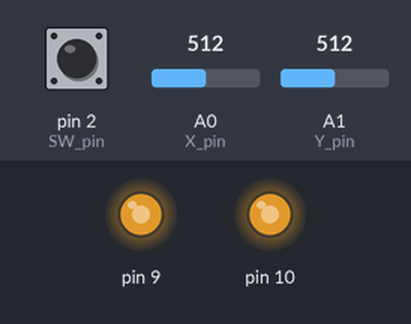
This sketch was run on a simulated Arduino Uno, built with avr-gcc and run on an emulated ATmega328P. Parts: output pins drawn as LEDs (lit = HIGH). Inputs (shaded band) come from the test bench; at power-on: A1 (Y_pin) = 512, pin 2 (SW_pin) HIGH, A0 (X_pin) = 512. What the sketch prints to the serial monitor is not drawn.

Above: at 1.2 s.
1.3 s: A1 (Y_pin) set to 716
At 2.5 s:
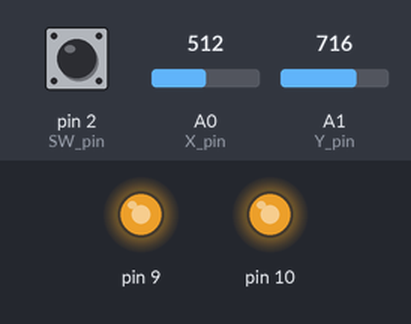
2.8 s: A1 (Y_pin) set to 0
At 3.8 s:
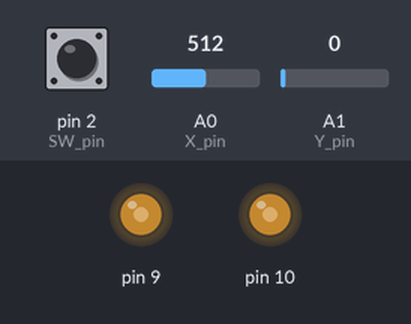
Timing chart, 0 to 5.8 s (numbered marks = the images above; inputs shaded):
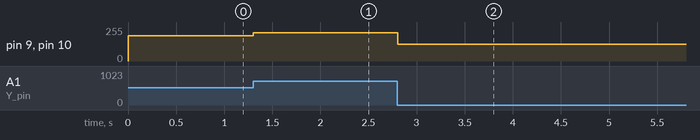

The sketch:

justjoystick.ino
```cpp
 // Arduino pin numbers
const int SW_pin = 2; // digital pin connected to switch output
const int X_pin = 0; // analog pin connected to X output
const int Y_pin = 1; // analog pin connected to Y output

void setup() {
  pinMode(SW_pin, INPUT);
  digitalWrite(SW_pin, HIGH);
  Serial.begin(115200);
}

void loop() {
  Serial.print("Switch:  ");
  Serial.print(digitalRead(SW_pin));
  Serial.print("\n");
  Serial.print("X-axis: ");
  Serial.print(analogRead(X_pin));
  Serial.print("\n");
  Serial.print("Y-axis: ");
  Serial.println(analogRead(Y_pin));
  Serial.print("\n\n");

 int potXValue = analogRead(A1); // Read potentiometer value
  //int potYValue = analogRead(A1);
 int pwmXOutput = map(potXValue, 0, 1023, 0 , 100); // Map the potentiometer value from jydrt

 //analogWrite(5, pwmXOutput); // Send PWM signal to L298N Enable pin
 //analogWrite(6, 100 - pwmXOutput); // Send PWM signal to L298N Enable pin

 int power =  map(pwmXOutput, 0, 100, 124, 253); //Divide motor power by range of expected input (in this case it is [-100, 100])
  //Serial.println(power);
  analogWrite(9, power);
  analogWrite(10, power);

}
```

Measured:
- after the input at 1.3 s, pin 9, pin 10: 188/255 → 213/255 at once
- after the input at 2.8 s, pin 9, pin 10: 213/255 → 124/255 at once
